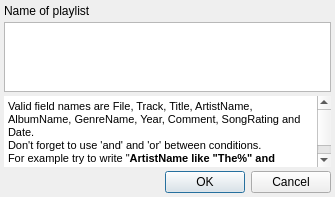
<?xml version="1.0" encoding="UTF-8"?>
<ui version="4.0">
 <class>SQLEditDialog</class>
 <widget class="QDialog" name="SQLEditDialog">
  <property name="geometry">
   <rect>
    <x>0</x>
    <y>0</y>
    <width>335</width>
    <height>197</height>
   </rect>
  </property>
  <property name="windowTitle">
   <string>Edit SQL Playlist</string>
  </property>
  <property name="windowIcon">
   <iconset resource="../../src/resource.qrc">
    <normaloff>:/icons/cuberok.png</normaloff>:/icons/cuberok.png</iconset>
  </property>
  <layout class="QVBoxLayout">
   <property name="spacing">
    <number>4</number>
   </property>
   <property name="margin">
    <number>4</number>
   </property>
   <item>
    <widget class="QLabel" name="label">
     <property name="text">
      <string>Name of playlist</string>
     </property>
    </widget>
   </item>
   <item>
    <widget class="QTextEdit" name="textEdit">
     <property name="sizePolicy">
      <sizepolicy hsizetype="Expanding" vsizetype="Expanding">
       <horstretch>0</horstretch>
       <verstretch>0</verstretch>
      </sizepolicy>
     </property>
     <property name="undoRedoEnabled">
      <bool>false</bool>
     </property>
     <property name="lineWrapMode">
      <enum>QTextEdit::WidgetWidth</enum>
     </property>
     <property name="readOnly">
      <bool>false</bool>
     </property>
     <property name="html">
      <string>&lt;!DOCTYPE HTML PUBLIC &quot;-//W3C//DTD HTML 4.0//EN&quot; &quot;http://www.w3.org/TR/REC-html40/strict.dtd&quot;&gt;
&lt;html&gt;&lt;head&gt;&lt;meta name=&quot;qrichtext&quot; content=&quot;1&quot; /&gt;&lt;style type=&quot;text/css&quot;&gt;
p, li { white-space: pre-wrap; }
&lt;/style&gt;&lt;/head&gt;&lt;body style=&quot; font-family:'MS Shell Dlg 2'; font-size:8.25pt; font-weight:400; font-style:normal;&quot;&gt;
&lt;p style=&quot;-qt-paragraph-type:empty; margin-top:0px; margin-bottom:0px; margin-left:0px; margin-right:0px; -qt-block-indent:0; text-indent:0px; font-size:8pt;&quot;&gt;&lt;/p&gt;&lt;/body&gt;&lt;/html&gt;</string>
     </property>
     <property name="acceptRichText">
      <bool>false</bool>
     </property>
    </widget>
   </item>
   <item>
    <widget class="QTextEdit" name="textEdit_2">
     <property name="sizePolicy">
      <sizepolicy hsizetype="Preferred" vsizetype="Maximum">
       <horstretch>0</horstretch>
       <verstretch>0</verstretch>
      </sizepolicy>
     </property>
     <property name="maximumSize">
      <size>
       <width>16777215</width>
       <height>200</height>
      </size>
     </property>
     <property name="autoFillBackground">
      <bool>false</bool>
     </property>
     <property name="frameShape">
      <enum>QFrame::NoFrame</enum>
     </property>
     <property name="frameShadow">
      <enum>QFrame::Plain</enum>
     </property>
     <property name="readOnly">
      <bool>true</bool>
     </property>
     <property name="html">
      <string>&lt;!DOCTYPE HTML PUBLIC &quot;-//W3C//DTD HTML 4.0//EN&quot; &quot;http://www.w3.org/TR/REC-html40/strict.dtd&quot;&gt;
&lt;html&gt;&lt;head&gt;&lt;meta name=&quot;qrichtext&quot; content=&quot;1&quot; /&gt;&lt;style type=&quot;text/css&quot;&gt;
p, li { white-space: pre-wrap; }
&lt;/style&gt;&lt;/head&gt;&lt;body style=&quot; font-family:'MS Shell Dlg 2'; font-size:8.25pt; font-weight:400; font-style:normal;&quot;&gt;
&lt;p style=&quot; margin-top:0px; margin-bottom:0px; margin-left:0px; margin-right:0px; -qt-block-indent:0; text-indent:0px;&quot;&gt;&lt;span style=&quot; font-size:8pt;&quot;&gt;Valid field names are File, Track, Title, ArtistName, AlbumName, GenreName, Year, Comment, SongRating and Date.&lt;/span&gt;&lt;/p&gt;
&lt;p style=&quot; margin-top:0px; margin-bottom:0px; margin-left:0px; margin-right:0px; -qt-block-indent:0; text-indent:0px;&quot;&gt;&lt;span style=&quot; font-size:8pt;&quot;&gt;Don't forget to use 'and' and 'or' between conditions.&lt;/span&gt;&lt;/p&gt;
&lt;p style=&quot; margin-top:0px; margin-bottom:0px; margin-left:0px; margin-right:0px; -qt-block-indent:0; text-indent:0px;&quot;&gt;&lt;span style=&quot; font-size:8pt;&quot;&gt;For example try to write &amp;quot;&lt;/span&gt;&lt;span style=&quot; font-size:8pt; font-weight:600;&quot;&gt;ArtistName like &amp;quot;The%&amp;quot; and SongRating &amp;gt; 10&lt;/span&gt;&lt;span style=&quot; font-size:8pt;&quot;&gt;&amp;quot;.&lt;/span&gt;&lt;/p&gt;&lt;/body&gt;&lt;/html&gt;</string>
     </property>
     <property name="acceptRichText">
      <bool>false</bool>
     </property>
    </widget>
   </item>
   <item>
    <widget class="QDialogButtonBox" name="buttonBox">
     <property name="standardButtons">
      <set>QDialogButtonBox::Cancel|QDialogButtonBox::Ok</set>
     </property>
     <property name="centerButtons">
      <bool>false</bool>
     </property>
    </widget>
   </item>
  </layout>
 </widget>
 <resources>
  <include location="../../src/resource.qrc"/>
  <include location="resource.qrc"/>
 </resources>
 <connections>
  <connection>
   <sender>buttonBox</sender>
   <signal>accepted()</signal>
   <receiver>SQLEditDialog</receiver>
   <slot>saveChanges()</slot>
   <hints>
    <hint type="sourcelabel">
     <x>191</x>
     <y>113</y>
    </hint>
    <hint type="destinationlabel">
     <x>191</x>
     <y>67</y>
    </hint>
   </hints>
  </connection>
  <connection>
   <sender>buttonBox</sender>
   <signal>rejected()</signal>
   <receiver>SQLEditDialog</receiver>
   <slot>reject()</slot>
   <hints>
    <hint type="sourcelabel">
     <x>191</x>
     <y>113</y>
    </hint>
    <hint type="destinationlabel">
     <x>191</x>
     <y>67</y>
    </hint>
   </hints>
  </connection>
 </connections>
</ui>
